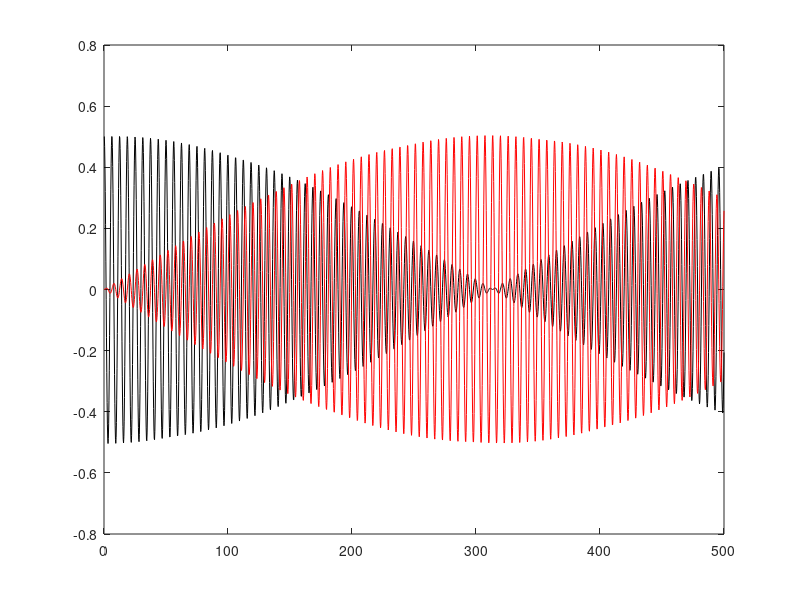

Recreate this plot in MATLAB.
function week9a
close all
clear all
clc

x_A(1)=0.5;
x_A(2)=0.5;

x_B(1)=0;
x_B(2)=0;

t=0:0.25:500;
xstep=0.25;
k=0.01;

for n=2:length(t)-1
    x_A(n+1)=2*x_A(n)-x_A(n-1)-xstep^2*(x_A(n)+k*(x_A(n)-x_B(n)));
    x_B(n+1)=2*x_B(n)-x_B(n-1)-xstep^2*(x_B(n)-k*(x_A(n)-x_B(n)));
end

plot(t,x_A,'k',t,x_B,'r')

end